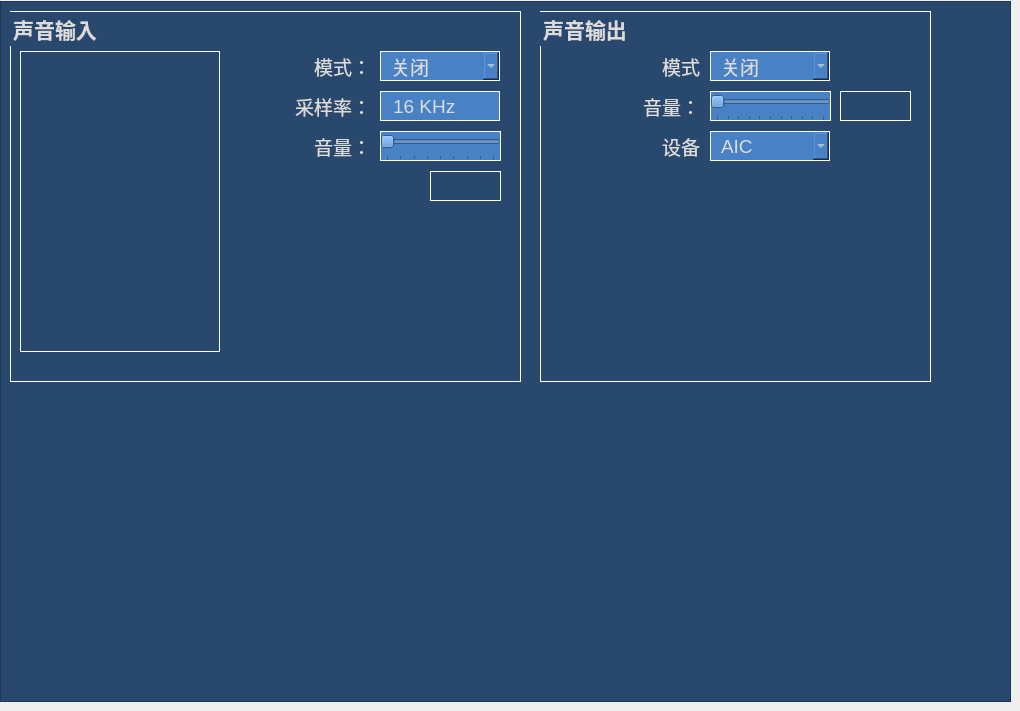
   <widget class="QWidget" name="tab_audio">
    <attribute name="title">
     <string>声音</string>
    </attribute>
    <widget class="QFrame" name="frame_8">
     <property name="geometry">
      <rect>
       <x>0</x>
       <y>1</y>
       <width>1011</width>
       <height>701</height>
      </rect>
     </property>
     <property name="styleSheet">
      <string notr="true">background: rgb(40, 72, 110);
color: rgb(220, 220, 220);</string>
     </property>
     <property name="frameShape">
      <enum>QFrame::StyledPanel</enum>
     </property>
     <property name="frameShadow">
      <enum>QFrame::Raised</enum>
     </property>
     <widget class="QGroupBox" name="audioingroupBox">
      <property name="geometry">
       <rect>
        <x>10</x>
        <y>10</y>
        <width>511</width>
        <height>371</height>
       </rect>
      </property>
      <property name="font">
       <font>
        <family>Tahoma</family>
        <pointsize>16</pointsize>
        <weight>75</weight>
        <bold>true</bold>
       </font>
      </property>
      <property name="styleSheet">
       <string notr="true">background: transparent;
border: 1 solid rgb(255,255,255);</string>
      </property>
      <property name="title">
       <string>声音输入</string>
      </property>
      <widget class="QTreeWidget" name="audiointreeWidget">
       <property name="enabled">
        <bool>true</bool>
       </property>
       <property name="geometry">
        <rect>
         <x>10</x>
         <y>40</y>
         <width>200</width>
         <height>301</height>
        </rect>
       </property>
       <property name="font">
        <font>
         <family>Tahoma</family>
         <pointsize>14</pointsize>
        </font>
       </property>
       <property name="styleSheet">
        <string notr="true">background: rgb(40, 72, 110);
color: rgb(200, 200, 200);
padding-top: 10; padding-bottom:10;padding-left: 2; padding-right:2;</string>
       </property>
       <property name="frameShape">
        <enum>QFrame::Box</enum>
       </property>
       <property name="frameShadow">
        <enum>QFrame::Raised</enum>
       </property>
       <property name="lineWidth">
        <number>2</number>
       </property>
       <property name="autoScroll">
        <bool>false</bool>
       </property>
       <property name="autoScrollMargin">
        <number>16</number>
       </property>
       <property name="horizontalScrollMode">
        <enum>QAbstractItemView::ScrollPerItem</enum>
       </property>
       <property name="indentation">
        <number>20</number>
       </property>
       <property name="headerHidden">
        <bool>true</bool>
       </property>
       <attribute name="headerVisible">
        <bool>false</bool>
       </attribute>
       <attribute name="headerHighlightSections">
        <bool>false</bool>
       </attribute>
       <attribute name="headerShowSortIndicator" stdset="0">
        <bool>false</bool>
       </attribute>
       <attribute name="headerStretchLastSection">
        <bool>true</bool>
       </attribute>
       <column>
        <property name="text">
         <string notr="true">1</string>
        </property>
       </column>
      </widget>
      <widget class="QLabel" name="audioinsampleratelabel">
       <property name="geometry">
        <rect>
         <x>230</x>
         <y>80</y>
         <width>131</width>
         <height>30</height>
        </rect>
       </property>
       <property name="font">
        <font>
         <family>Tahoma</family>
         <pointsize>14</pointsize>
        </font>
       </property>
       <property name="styleSheet">
        <string notr="true">background: transparent;
border: 0;</string>
       </property>
       <property name="text">
        <string>采样率：</string>
       </property>
       <property name="alignment">
        <set>Qt::AlignRight|Qt::AlignTrailing|Qt::AlignVCenter</set>
       </property>
      </widget>
      <widget class="QLabel" name="audioinenablelabel">
       <property name="geometry">
        <rect>
         <x>230</x>
         <y>40</y>
         <width>131</width>
         <height>30</height>
        </rect>
       </property>
       <property name="font">
        <font>
         <family>Tahoma</family>
         <pointsize>14</pointsize>
        </font>
       </property>
       <property name="styleSheet">
        <string notr="true">background: transparent;
border: 0;</string>
       </property>
       <property name="text">
        <string>模式：</string>
       </property>
       <property name="alignment">
        <set>Qt::AlignRight|Qt::AlignTrailing|Qt::AlignVCenter</set>
       </property>
      </widget>
      <widget class="QLabel" name="audioinvolumelabel">
       <property name="geometry">
        <rect>
         <x>230</x>
         <y>120</y>
         <width>131</width>
         <height>30</height>
        </rect>
       </property>
       <property name="font">
        <font>
         <family>Tahoma</family>
         <pointsize>14</pointsize>
        </font>
       </property>
       <property name="styleSheet">
        <string notr="true">background: transparent;
border: 0;</string>
       </property>
       <property name="text">
        <string>音量：</string>
       </property>
       <property name="alignment">
        <set>Qt::AlignRight|Qt::AlignTrailing|Qt::AlignVCenter</set>
       </property>
      </widget>
      <widget class="QLabel" name="audioinvolumevalue">
       <property name="geometry">
        <rect>
         <x>420</x>
         <y>160</y>
         <width>71</width>
         <height>30</height>
        </rect>
       </property>
       <property name="font">
        <font>
         <family>Tahoma</family>
         <pointsize>14</pointsize>
        </font>
       </property>
       <property name="styleSheet">
        <string notr="true">background-color: transparent;</string>
       </property>
       <property name="frameShape">
        <enum>QFrame::Panel</enum>
       </property>
       <property name="text">
        <string/>
       </property>
       <property name="alignment">
        <set>Qt::AlignCenter</set>
       </property>
      </widget>
      <widget class="QSlider" name="audioinvolumeslider">
       <property name="enabled">
        <bool>true</bool>
       </property>
       <property name="geometry">
        <rect>
         <x>370</x>
         <y>120</y>
         <width>121</width>
         <height>30</height>
        </rect>
       </property>
       <property name="font">
        <font>
         <family>Tahoma</family>
         <pointsize>14</pointsize>
        </font>
       </property>
       <property name="cursor">
        <cursorShape>PointingHandCursor</cursorShape>
       </property>
       <property name="styleSheet">
        <string notr="true">background: rgb(72, 130, 197);
color: rgb(220, 220, 220);
padding-left: 10; padding-right:10;</string>
       </property>
       <property name="minimum">
        <number>0</number>
       </property>
       <property name="maximum">
        <number>8</number>
       </property>
       <property name="pageStep">
        <number>1</number>
       </property>
       <property name="orientation">
        <enum>Qt::Horizontal</enum>
       </property>
       <property name="invertedControls">
        <bool>false</bool>
       </property>
       <property name="tickPosition">
        <enum>QSlider::TicksBelow</enum>
       </property>
       <property name="tickInterval">
        <number>1</number>
       </property>
      </widget>
      <widget class="QComboBox" name="audioinenable">
       <property name="enabled">
        <bool>true</bool>
       </property>
       <property name="geometry">
        <rect>
         <x>370</x>
         <y>40</y>
         <width>120</width>
         <height>30</height>
        </rect>
       </property>
       <property name="font">
        <font>
         <family>Tahoma</family>
         <pointsize>14</pointsize>
        </font>
       </property>
       <property name="cursor">
        <cursorShape>PointingHandCursor</cursorShape>
       </property>
       <property name="contextMenuPolicy">
        <enum>Qt::NoContextMenu</enum>
       </property>
       <property name="styleSheet">
        <string notr="true">background: rgb(72, 130, 197);
color: rgb(220, 220, 220);
padding-left: 10; padding-right:10;</string>
       </property>
       <property name="insertPolicy">
        <enum>QComboBox::NoInsert</enum>
       </property>
       <item>
        <property name="text">
         <string>关闭</string>
        </property>
       </item>
       <item>
        <property name="text">
         <string>打开</string>
        </property>
       </item>
      </widget>
      <widget class="QLineEdit" name="audioinsamplerateEdit">
       <property name="enabled">
        <bool>false</bool>
       </property>
       <property name="geometry">
        <rect>
         <x>370</x>
         <y>80</y>
         <width>120</width>
         <height>30</height>
        </rect>
       </property>
       <property name="font">
        <font>
         <family>Tahoma</family>
         <pointsize>14</pointsize>
        </font>
       </property>
       <property name="contextMenuPolicy">
        <enum>Qt::NoContextMenu</enum>
       </property>
       <property name="styleSheet">
        <string notr="true">background: rgb(72, 130, 197);
color: rgb(220, 220, 220);
padding-left: 10; padding-right:10;</string>
       </property>
       <property name="text">
        <string>16 KHz</string>
       </property>
       <property name="maxLength">
        <number>14</number>
       </property>
       <property name="echoMode">
        <enum>QLineEdit::Normal</enum>
       </property>
      </widget>
     </widget>
     <widget class="QGroupBox" name="audiooutgroupBox">
      <property name="geometry">
       <rect>
        <x>540</x>
        <y>10</y>
        <width>391</width>
        <height>371</height>
       </rect>
      </property>
      <property name="font">
       <font>
        <family>Tahoma</family>
        <pointsize>16</pointsize>
        <weight>75</weight>
        <bold>true</bold>
       </font>
      </property>
      <property name="styleSheet">
       <string notr="true">background: transparent;
border: 1 solid rgb(255,255,255);</string>
      </property>
      <property name="title">
       <string>声音输出</string>
      </property>
      <widget class="QSlider" name="audiooutvolumeslider">
       <property name="enabled">
        <bool>true</bool>
       </property>
       <property name="geometry">
        <rect>
         <x>170</x>
         <y>80</y>
         <width>121</width>
         <height>30</height>
        </rect>
       </property>
       <property name="font">
        <font>
         <family>Tahoma</family>
         <pointsize>14</pointsize>
        </font>
       </property>
       <property name="cursor">
        <cursorShape>PointingHandCursor</cursorShape>
       </property>
       <property name="styleSheet">
        <string notr="true">background: rgb(72, 130, 197);
color: rgb(220, 220, 220);
padding-left: 10; padding-right:10;</string>
       </property>
       <property name="minimum">
        <number>0</number>
       </property>
       <property name="maximum">
        <number>10</number>
       </property>
       <property name="pageStep">
        <number>2</number>
       </property>
       <property name="orientation">
        <enum>Qt::Horizontal</enum>
       </property>
       <property name="invertedControls">
        <bool>false</bool>
       </property>
       <property name="tickPosition">
        <enum>QSlider::TicksBelow</enum>
       </property>
       <property name="tickInterval">
        <number>1</number>
       </property>
      </widget>
      <widget class="QLabel" name="audiooutenablelabel">
       <property name="geometry">
        <rect>
         <x>20</x>
         <y>40</y>
         <width>140</width>
         <height>30</height>
        </rect>
       </property>
       <property name="font">
        <font>
         <family>Tahoma</family>
         <pointsize>14</pointsize>
        </font>
       </property>
       <property name="styleSheet">
        <string notr="true">background: transparent;
border: 0;</string>
       </property>
       <property name="text">
        <string>模式</string>
       </property>
       <property name="alignment">
        <set>Qt::AlignRight|Qt::AlignTrailing|Qt::AlignVCenter</set>
       </property>
      </widget>
      <widget class="QLabel" name="audiooutvolumevalue">
       <property name="geometry">
        <rect>
         <x>300</x>
         <y>80</y>
         <width>71</width>
         <height>30</height>
        </rect>
       </property>
       <property name="font">
        <font>
         <family>Tahoma</family>
         <pointsize>14</pointsize>
        </font>
       </property>
       <property name="styleSheet">
        <string notr="true">background-color: transparent;</string>
       </property>
       <property name="frameShape">
        <enum>QFrame::Panel</enum>
       </property>
       <property name="text">
        <string/>
       </property>
       <property name="alignment">
        <set>Qt::AlignCenter</set>
       </property>
      </widget>
      <widget class="QLabel" name="audiooutvolumelabel">
       <property name="geometry">
        <rect>
         <x>20</x>
         <y>80</y>
         <width>140</width>
         <height>30</height>
        </rect>
       </property>
       <property name="font">
        <font>
         <family>Tahoma</family>
         <pointsize>14</pointsize>
        </font>
       </property>
       <property name="styleSheet">
        <string notr="true">background: transparent;
border: 0;</string>
       </property>
       <property name="text">
        <string>音量：</string>
       </property>
       <property name="alignment">
        <set>Qt::AlignRight|Qt::AlignTrailing|Qt::AlignVCenter</set>
       </property>
      </widget>
      <widget class="QComboBox" name="audiooutenable">
       <property name="enabled">
        <bool>true</bool>
       </property>
       <property name="geometry">
        <rect>
         <x>170</x>
         <y>40</y>
         <width>120</width>
         <height>30</height>
        </rect>
       </property>
       <property name="font">
        <font>
         <family>Tahoma</family>
         <pointsize>14</pointsize>
        </font>
       </property>
       <property name="cursor">
        <cursorShape>PointingHandCursor</cursorShape>
       </property>
       <property name="contextMenuPolicy">
        <enum>Qt::NoContextMenu</enum>
       </property>
       <property name="styleSheet">
        <string notr="true">background: rgb(72, 130, 197);
color: rgb(220, 220, 220);
padding-left: 10; padding-right:10;</string>
       </property>
       <property name="insertPolicy">
        <enum>QComboBox::NoInsert</enum>
       </property>
       <item>
        <property name="text">
         <string>关闭</string>
        </property>
       </item>
       <item>
        <property name="text">
         <string>打开</string>
        </property>
       </item>
      </widget>
      <widget class="QComboBox" name="audiooutdev">
       <property name="enabled">
        <bool>true</bool>
       </property>
       <property name="geometry">
        <rect>
         <x>170</x>
         <y>120</y>
         <width>120</width>
         <height>30</height>
        </rect>
       </property>
       <property name="font">
        <font>
         <family>Tahoma</family>
         <pointsize>14</pointsize>
        </font>
       </property>
       <property name="cursor">
        <cursorShape>PointingHandCursor</cursorShape>
       </property>
       <property name="contextMenuPolicy">
        <enum>Qt::NoContextMenu</enum>
       </property>
       <property name="styleSheet">
        <string notr="true">background: rgb(72, 130, 197);
color: rgb(220, 220, 220);
padding-left: 10; padding-right:10;</string>
       </property>
       <property name="insertPolicy">
        <enum>QComboBox::NoInsert</enum>
       </property>
       <item>
        <property name="text">
         <string>AIC</string>
        </property>
       </item>
       <item>
        <property name="text">
         <string>HDMI0</string>
        </property>
       </item>
      </widget>
      <widget class="QLabel" name="audiooutdevlabel">
       <property name="geometry">
        <rect>
         <x>20</x>
         <y>120</y>
         <width>140</width>
         <height>30</height>
        </rect>
       </property>
       <property name="font">
        <font>
         <family>Tahoma</family>
         <pointsize>14</pointsize>
        </font>
       </property>
       <property name="styleSheet">
        <string notr="true">background: transparent;
border: 0;</string>
       </property>
       <property name="text">
        <string>设备</string>
       </property>
       <property name="alignment">
        <set>Qt::AlignRight|Qt::AlignTrailing|Qt::AlignVCenter</set>
       </property>
      </widget>
     </widget>
    </widget>
   </widget>
